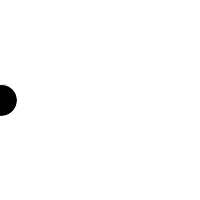
Frame 1 (no input)
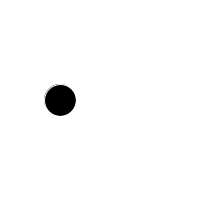
Frame 60 (the mouse pressed at the canvas centre just before this capture)
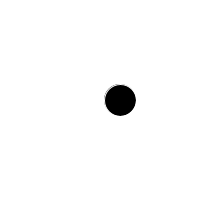
Frame 120 (the mouse held since frame 60 and released just before this capture)

The Processing sketch that drew these frames (run headless with seeded random() and noise(); from frame 60 on, the mouse is pressed at the canvas centre):

// Processing sketch: Ch5__Ex_5_9_Bouncingball
// ── Ch5__Ex_5_9_Bouncingball.pde
// Exercise 5-9: Rewrite Example 5-6 so that the ball not
// only moves horizontally, but vertically as well.
// Can you implement additional features, such as changing
// the size or color of the ball based on certain
// conditions?
// Can you make the ball speed up or slow down in
// addition to changing direction?

float x = 0;
float speed = 1;

void setup() {
  size(200, 200);
}

void draw() {
  background(255);

  // Tilføj den aktuelle hastighed til x-placeringen.
  x = x + speed;

  // Husk, || betyder "eller".
  if ((x > width) || (x < 0)) {
    // Hvis objektet når en af kanterne, ganges hastigheden med -1.2 for at vende den rundt 20% hurtigere.
    speed = speed * -1.2;
  }

  // Vis cirkel på x placering
  stroke(255);
  fill(0);
  ellipse(x, 100, 32, 32);
}
